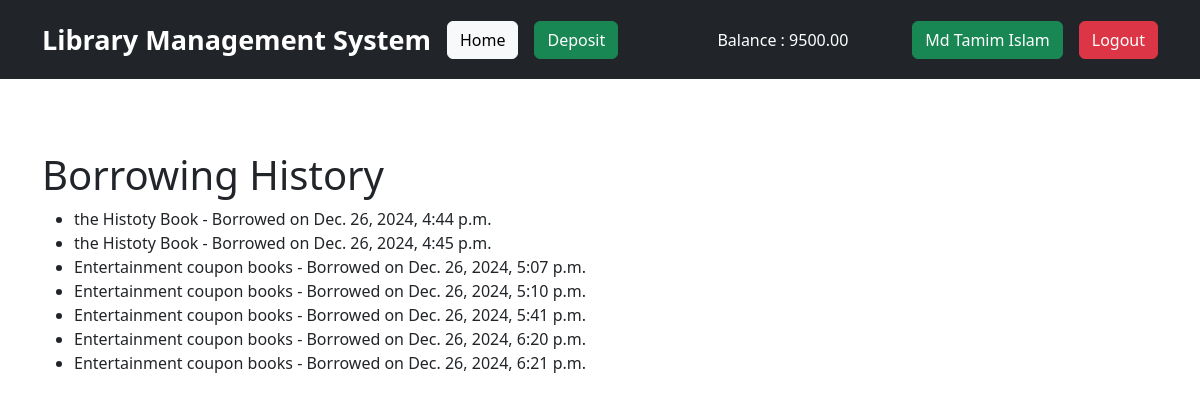
Screenshot of /book/history/ (signed in) with the database file from the repository.
### books/models.py (models this page shows, shortened)
class UserProfile(models.Model):
    user = models.OneToOneField(User, on_delete=models.CASCADE,related_name='profile')
    balance = models.DecimalField(max_digits=10, decimal_places=2, default=0.0)

class Borrowing(models.Model):
    user = models.ForeignKey(User, on_delete=models.CASCADE)
    book = models.ForeignKey(Book, on_delete=models.CASCADE)
    borrowing_date = models.DateTimeField(auto_now_add=True)
    returned_date = models.DateTimeField(blank=True, null=True)
    amount_deducted = models.DecimalField(max_digits=10, decimal_places=2, default=0.0)

class Book(models.Model):
    image = models.ImageField(upload_to='uploads/', blank=True, null=True)
    title = models.CharField(max_length=200)
    description = models.TextField()
    price = models.DecimalField(max_digits=10, decimal_places=2)
    quantity = models.PositiveIntegerField()
    category = models.ForeignKey(Category, on_delete=models.CASCADE)
    created_at = models.DateTimeField(auto_now_add=True)

### books/views.py (the view)
# urls.py: path('history/', views.borrowing_history, name='borrowing_history'),
@login_required
def borrowing_history(request):
    borrowings = Borrowing.objects.filter(user=request.user)
    return render(request, 'borrowing_history.html', {'borrowings': borrowings})

### books/templates/borrowing_history.html
{% extends 'base.html' %}
{% block content %}
<h1>Borrowing History</h1>
<ul>
    {% for borrowing in borrowings %}
    <li>
        {{ borrowing.book.title }} - Borrowed on {{ borrowing.borrowing_date }}{% if borrowing.returned_date %}, Returned on {{ borrowing.returned_date }}{% endif %}
    </li>
    {% endfor %}
</ul>
{% endblock %}

### templates/base.html (shortened to what this page needs)
<!DOCTYPE html>
<html lang="en">
<head>
    <link href="https://cdn.jsdelivr.net/npm/bootstrap@5.3.3/dist/css/bootstrap.min.css" rel="stylesheet">
</head>
<body>
    <nav class="navbar navbar-dark bg-dark sticky-top top-0 navbar-expand-lg">
        <div class="container py-2 d-flex justify-content-between align-items-center">
            <a class="navbar-brand fw-bold" href="{% url 'home' %}" style="font-size:27px; line-height: normal;">Library Management System</a>
           <div class="ms-auto d-flex gap-3">
            <a href="{% url 'home' %}" class="btn btn-light">Home</a>
            <a href="{% url 'deposit_money' %}" class="btn btn-success">Deposit</a>
           </div>
            <div class="collapse navbar-collapse" id="navbarSupportedContent">
                <div class="ms-auto d-flex gap-3">
                    {% if user.is_authenticated %}
                    <div class="text-blue-900 my-auto font-black px-5 text-white">Balance : {{user.profile.balance}}</div>
                        <a href="{% url 'profile' %}" class="btn btn-success">
                            {{user.first_name|capfirst}}
                            {% if user.last_name %}
                                {{ user.last_name|capfirst }}
                            {% endif %}
                        </a>
                        <a href="{% url 'logout' %}" class="btn btn-danger">Logout</a>
                    {% else %}
                        <a href="{% url 'signup' %}" class="btn btn-success">Signup</a>
                        <a href="{% url 'login' %}" class="btn btn-warning">Login</a>
                    {% endif %}
                </div>
            </div>
        </div>
    </nav>
    <main class="container py-5">
        {% block content %}
        {% endblock %}
    </main>
</html>

### rows the page displays
Borrowing: book "the Histoty Book", borrowing_date "Dec. 26, 2024, 4:44 p.m."
Borrowing: book "the Histoty Book", borrowing_date "Dec. 26, 2024, 4:45 p.m."
Borrowing: book "Entertainment coupon books", borrowing_date "Dec. 26, 2024, 5:07 p.m."
Borrowing: book "Entertainment coupon books", borrowing_date "Dec. 26, 2024, 5:10 p.m."
Borrowing: book "Entertainment coupon books", borrowing_date "Dec. 26, 2024, 5:41 p.m."
Borrowing: book "Entertainment coupon books", borrowing_date "Dec. 26, 2024, 6:20 p.m."
Borrowing: book "Entertainment coupon books", borrowing_date "Dec. 26, 2024, 6:21 p.m."

### other values shown
{{ user.profile.balance }} "9500.00"
{{ user.first_name|capfirst }} "Md Tamim"
{{ user.last_name|capfirst }} "Islam"
